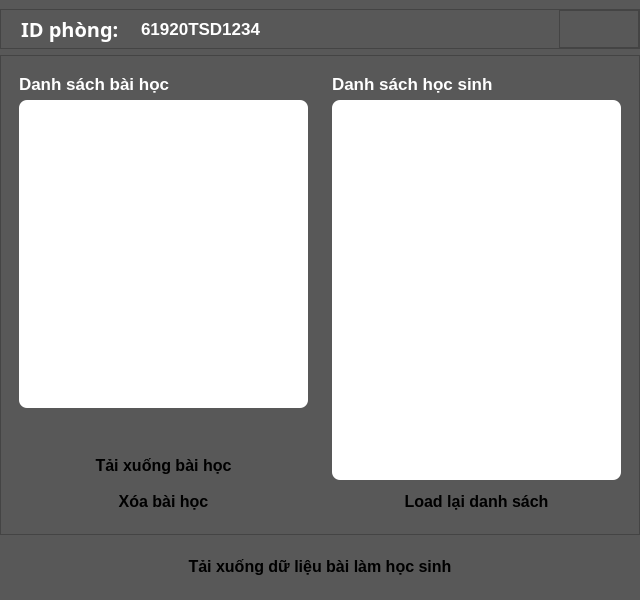
<?xml version="1.0" encoding="UTF-8"?>
<ui version="4.0">
 <class>MainWindow</class>
 <widget class="QMainWindow" name="MainWindow">
  <property name="geometry">
   <rect>
    <x>0</x>
    <y>0</y>
    <width>640</width>
    <height>600</height>
   </rect>
  </property>
  <property name="minimumSize">
   <size>
    <width>100</width>
    <height>600</height>
   </size>
  </property>
  <property name="windowTitle">
   <string>MainWindow</string>
  </property>
  <property name="styleSheet">
   <string notr="true"/>
  </property>
  <widget class="QWidget" name="centralwidget">
   <property name="styleSheet">
    <string notr="true">background-color: rgb(88, 88, 88);
</string>
   </property>
   <layout class="QVBoxLayout" name="verticalLayout">
    <property name="leftMargin">
     <number>0</number>
    </property>
    <property name="rightMargin">
     <number>0</number>
    </property>
    <item>
     <widget class="QFrame" name="Title_Bar">
      <property name="minimumSize">
       <size>
        <width>0</width>
        <height>40</height>
       </size>
      </property>
      <property name="maximumSize">
       <size>
        <width>16777215</width>
        <height>40</height>
       </size>
      </property>
      <property name="frameShape">
       <enum>QFrame::StyledPanel</enum>
      </property>
      <property name="frameShadow">
       <enum>QFrame::Raised</enum>
      </property>
      <layout class="QHBoxLayout" name="horizontalLayout">
       <property name="spacing">
        <number>20</number>
       </property>
       <property name="leftMargin">
        <number>20</number>
       </property>
       <property name="topMargin">
        <number>0</number>
       </property>
       <property name="rightMargin">
        <number>0</number>
       </property>
       <property name="bottomMargin">
        <number>0</number>
       </property>
       <item>
        <widget class="QLabel" name="label">
         <property name="minimumSize">
          <size>
           <width>100</width>
           <height>30</height>
          </size>
         </property>
         <property name="maximumSize">
          <size>
           <width>100</width>
           <height>30</height>
          </size>
         </property>
         <property name="font">
          <font>
           <family>Montserrat</family>
           <pointsize>15</pointsize>
           <weight>75</weight>
           <bold>true</bold>
          </font>
         </property>
         <property name="styleSheet">
          <string notr="true">color: rgb(255,255,255);
background: transparent;</string>
         </property>
         <property name="text">
          <string>ID phòng: </string>
         </property>
        </widget>
       </item>
       <item>
        <widget class="QLabel" name="ID_Room">
         <property name="font">
          <font>
           <pointsize>13</pointsize>
           <weight>75</weight>
           <bold>true</bold>
          </font>
         </property>
         <property name="styleSheet">
          <string notr="true">color: rgb(255,255,255);</string>
         </property>
         <property name="text">
          <string>61920TSD1234</string>
         </property>
        </widget>
       </item>
       <item>
        <widget class="QFrame" name="btn_wrap">
         <property name="minimumSize">
          <size>
           <width>80</width>
           <height>0</height>
          </size>
         </property>
         <property name="maximumSize">
          <size>
           <width>80</width>
           <height>16777215</height>
          </size>
         </property>
         <property name="frameShape">
          <enum>QFrame::StyledPanel</enum>
         </property>
         <property name="frameShadow">
          <enum>QFrame::Raised</enum>
         </property>
         <layout class="QHBoxLayout" name="horizontalLayout_2">
          <property name="spacing">
           <number>0</number>
          </property>
          <property name="leftMargin">
           <number>0</number>
          </property>
          <property name="topMargin">
           <number>0</number>
          </property>
          <property name="rightMargin">
           <number>0</number>
          </property>
          <property name="bottomMargin">
           <number>0</number>
          </property>
          <item>
           <widget class="QPushButton" name="btn_minimize">
            <property name="minimumSize">
             <size>
              <width>30</width>
              <height>30</height>
             </size>
            </property>
            <property name="maximumSize">
             <size>
              <width>30</width>
              <height>30</height>
             </size>
            </property>
            <property name="styleSheet">
             <string notr="true">QPushButton {
	background: transparent;
	border-radius: 15px;
}
QPushButton:hover {
	background: rgb(108, 108, 108);
}</string>
            </property>
            <property name="text">
             <string/>
            </property>
            <property name="icon">
             <iconset resource="Resources.qrc">
              <normaloff>:/images/icons/minimize_white.png</normaloff>:/images/icons/minimize_white.png</iconset>
            </property>
           </widget>
          </item>
          <item>
           <widget class="QPushButton" name="btn_quit">
            <property name="minimumSize">
             <size>
              <width>30</width>
              <height>30</height>
             </size>
            </property>
            <property name="maximumSize">
             <size>
              <width>30</width>
              <height>30</height>
             </size>
            </property>
            <property name="styleSheet">
             <string notr="true">QPushButton {
	background: transparent;
	border-radius: 15px;
}
QPushButton:hover {
	background: rgb(255, 0, 0);
}</string>
            </property>
            <property name="text">
             <string/>
            </property>
            <property name="icon">
             <iconset resource="Resources.qrc">
              <normaloff>:/images/icons/close_white.png</normaloff>:/images/icons/close_white.png</iconset>
            </property>
            <property name="shortcut">
             <string>Alt+X</string>
            </property>
           </widget>
          </item>
         </layout>
        </widget>
       </item>
      </layout>
     </widget>
    </item>
    <item>
     <widget class="QFrame" name="Main_Frame">
      <property name="frameShape">
       <enum>QFrame::StyledPanel</enum>
      </property>
      <property name="frameShadow">
       <enum>QFrame::Raised</enum>
      </property>
      <layout class="QGridLayout" name="gridLayout_2">
       <item row="0" column="1">
        <widget class="QFrame" name="student_list_frame">
         <property name="styleSheet">
          <string notr="true">border-radius: 8px;</string>
         </property>
         <property name="frameShape">
          <enum>QFrame::StyledPanel</enum>
         </property>
         <property name="frameShadow">
          <enum>QFrame::Raised</enum>
         </property>
         <layout class="QVBoxLayout" name="verticalLayout_3">
          <item>
           <widget class="QLabel" name="student_label">
            <property name="font">
             <font>
              <pointsize>13</pointsize>
              <weight>75</weight>
              <bold>true</bold>
             </font>
            </property>
            <property name="styleSheet">
             <string notr="true">color: rgb(255,255,255);</string>
            </property>
            <property name="text">
             <string>Danh sách học sinh</string>
            </property>
           </widget>
          </item>
          <item>
           <widget class="QListWidget" name="student_list">
            <property name="minimumSize">
             <size>
              <width>0</width>
              <height>0</height>
             </size>
            </property>
            <property name="maximumSize">
             <size>
              <width>16777215</width>
              <height>16777215</height>
             </size>
            </property>
            <property name="font">
             <font>
              <family>iCiel Effra</family>
              <pointsize>14</pointsize>
              <weight>75</weight>
              <bold>true</bold>
             </font>
            </property>
            <property name="styleSheet">
             <string notr="true">QListWidget {
	padding: 10px;
	background-color: rgb(255, 255, 255);
}

QListWidget::item {
	border-radius: 5px;
	margin: 0px 0px 10px 0px;	
	background-color: rgb(193, 193, 193);
}

QLineEdit {
	color: rgb(0,0,0);
	background-color: transparent;
}

QLabel {
	color: rgb(0,0,0);
	background-color: transparent;
}

QScrollBar{
	background : rgb(255, 255, 255);	
}

QScrollBar::handle{
	background : rgb(158, 158, 158);
	border-radius: 5px;
	margin: 3px 3px 3px 3px;
}

QScrollBar::handle::pressed{
	background : rgb(85, 85, 85);
}

QScrollBar::add-line {
	height: 0px;
}

QScrollBar::sub-line {
	height: 0px;
}

QScrollBar::add-page, QScrollBar::sub-page {
	height: 0px;
}</string>
            </property>
           </widget>
          </item>
          <item>
           <widget class="QPushButton" name="reload_btn">
            <property name="minimumSize">
             <size>
              <width>204</width>
              <height>30</height>
             </size>
            </property>
            <property name="maximumSize">
             <size>
              <width>16777215</width>
              <height>16777215</height>
             </size>
            </property>
            <property name="font">
             <font>
              <pointsize>12</pointsize>
              <weight>75</weight>
              <bold>true</bold>
             </font>
            </property>
            <property name="styleSheet">
             <string notr="true">QPushButton {
	background-color: rgb(255, 255, 255);
	border-radius: 10px;
	color: rgb(0,0,0);
}

QPushButton:hover {
	color: rgb(255, 255, 255);
	background-color: rgba(0, 0, 0, 150);
}

QPushButton:pressed {
	color: rgb(255, 255, 255);
	background-color: rgb(0, 0, 0);
}r</string>
            </property>
            <property name="locale">
             <locale language="Vietnamese" country="Vietnam"/>
            </property>
            <property name="text">
             <string>Load lại danh sách</string>
            </property>
            <property name="icon">
             <iconset resource="Resources.qrc">
              <normaloff>:/images/icons/loading.png</normaloff>:/images/icons/loading.png</iconset>
            </property>
            <property name="iconSize">
             <size>
              <width>30</width>
              <height>30</height>
             </size>
            </property>
           </widget>
          </item>
         </layout>
        </widget>
       </item>
       <item row="0" column="0">
        <widget class="QFrame" name="lesson_list_frame">
         <property name="styleSheet">
          <string notr="true">border-radius: 8px;</string>
         </property>
         <property name="frameShape">
          <enum>QFrame::StyledPanel</enum>
         </property>
         <property name="frameShadow">
          <enum>QFrame::Raised</enum>
         </property>
         <layout class="QGridLayout" name="gridLayout_3">
          <item row="2" column="0">
           <widget class="QPushButton" name="add_btn">
            <property name="minimumSize">
             <size>
              <width>0</width>
              <height>30</height>
             </size>
            </property>
            <property name="maximumSize">
             <size>
              <width>16777215</width>
              <height>16777215</height>
             </size>
            </property>
            <property name="font">
             <font>
              <pointsize>12</pointsize>
              <weight>75</weight>
              <bold>true</bold>
             </font>
            </property>
            <property name="styleSheet">
             <string notr="true">QPushButton {
	background-color: rgb(255, 255, 255);
	border-radius: 10px;
	color: rgb(0,0,0);
}

QPushButton:hover {
	color: rgb(255, 255, 255);
	background-color: rgba(0, 0, 0, 150);
}

QPushButton:pressed {
	color: rgb(255, 255, 255);
	background-color: rgb(0, 0, 0);
}r</string>
            </property>
            <property name="locale">
             <locale language="Vietnamese" country="Vietnam"/>
            </property>
            <property name="text">
             <string/>
            </property>
            <property name="icon">
             <iconset resource="Resources.qrc">
              <normaloff>:/images/icons/plus.png</normaloff>:/images/icons/plus.png</iconset>
            </property>
           </widget>
          </item>
          <item row="1" column="0">
           <widget class="QListWidget" name="lesson_list">
            <property name="minimumSize">
             <size>
              <width>0</width>
              <height>0</height>
             </size>
            </property>
            <property name="maximumSize">
             <size>
              <width>16777215</width>
              <height>16777215</height>
             </size>
            </property>
            <property name="font">
             <font>
              <family>iCiel Effra</family>
              <pointsize>14</pointsize>
              <weight>75</weight>
              <bold>true</bold>
             </font>
            </property>
            <property name="styleSheet">
             <string notr="true">QListWidget {
	padding: 10px;
	background-color: rgb(255, 255, 255);
}

QListWidget::item {
	border-radius: 5px;
	margin: 0px 0px 10px 0px;	
	background-color: rgb(193, 193, 193);
}

QLineEdit {
	color: rgb(0,0,0);
	background-color: transparent;
}

QLabel {
	color: rgb(0,0,0);
	background-color: transparent;
}

QScrollBar{
	background : rgb(255, 255, 255);	
}

QScrollBar::handle{
	background : rgb(158, 158, 158);
	border-radius: 5px;
	margin: 3px 3px 3px 3px;
}

QScrollBar::handle::pressed{
	background : rgb(85, 85, 85);
}

QScrollBar::add-line {
	height: 0px;
}

QScrollBar::sub-line {
	height: 0px;
}

QScrollBar::add-page, QScrollBar::sub-page {
	height: 0px;
}</string>
            </property>
           </widget>
          </item>
          <item row="4" column="0">
           <widget class="QPushButton" name="download_btn">
            <property name="minimumSize">
             <size>
              <width>130</width>
              <height>30</height>
             </size>
            </property>
            <property name="maximumSize">
             <size>
              <width>16777215</width>
              <height>16777215</height>
             </size>
            </property>
            <property name="font">
             <font>
              <pointsize>12</pointsize>
              <weight>75</weight>
              <bold>true</bold>
             </font>
            </property>
            <property name="styleSheet">
             <string notr="true">QPushButton {
	background-color: rgb(255, 255, 255);
	border-radius: 10px;
	color: rgb(0,0,0);
}

QPushButton:hover {
	color: rgb(255, 255, 255);
	background-color: rgba(0, 0, 0, 150);
}

QPushButton:pressed {
	color: rgb(255, 255, 255);
	background-color: rgb(0, 0, 0);
}r</string>
            </property>
            <property name="locale">
             <locale language="Vietnamese" country="Vietnam"/>
            </property>
            <property name="text">
             <string>Tải xuống bài học</string>
            </property>
           </widget>
          </item>
          <item row="0" column="0">
           <widget class="QLabel" name="lessong_label">
            <property name="font">
             <font>
              <pointsize>13</pointsize>
              <weight>75</weight>
              <bold>true</bold>
             </font>
            </property>
            <property name="styleSheet">
             <string notr="true">color: rgb(255,255,255);</string>
            </property>
            <property name="text">
             <string>Danh sách bài học</string>
            </property>
           </widget>
          </item>
          <item row="5" column="0">
           <widget class="QPushButton" name="del_lesson_btn">
            <property name="minimumSize">
             <size>
              <width>130</width>
              <height>30</height>
             </size>
            </property>
            <property name="maximumSize">
             <size>
              <width>16777215</width>
              <height>16777215</height>
             </size>
            </property>
            <property name="font">
             <font>
              <pointsize>12</pointsize>
              <weight>75</weight>
              <bold>true</bold>
             </font>
            </property>
            <property name="styleSheet">
             <string notr="true">QPushButton {
	background-color: rgb(255, 255, 255);
	border-radius: 10px;
	color: rgb(0,0,0);
}

QPushButton:hover {
	color: rgb(255, 255, 255);
	background-color: rgba(0, 0, 0, 150);
}

QPushButton:pressed {
	color: rgb(255, 255, 255);
	background-color: rgb(0, 0, 0);
}r</string>
            </property>
            <property name="locale">
             <locale language="Vietnamese" country="Vietnam"/>
            </property>
            <property name="text">
             <string>Xóa bài học</string>
            </property>
           </widget>
          </item>
         </layout>
        </widget>
       </item>
      </layout>
     </widget>
    </item>
    <item>
     <widget class="QFrame" name="ButtonFrame">
      <property name="minimumSize">
       <size>
        <width>0</width>
        <height>50</height>
       </size>
      </property>
      <property name="maximumSize">
       <size>
        <width>16777215</width>
        <height>50</height>
       </size>
      </property>
      <property name="styleSheet">
       <string notr="true">border-radius: 8px;</string>
      </property>
      <property name="frameShape">
       <enum>QFrame::StyledPanel</enum>
      </property>
      <property name="frameShadow">
       <enum>QFrame::Raised</enum>
      </property>
      <layout class="QGridLayout" name="gridLayout">
       <item row="0" column="4">
        <widget class="QPushButton" name="download_info_btn">
         <property name="minimumSize">
          <size>
           <width>130</width>
           <height>30</height>
          </size>
         </property>
         <property name="maximumSize">
          <size>
           <width>16777215</width>
           <height>16777215</height>
          </size>
         </property>
         <property name="font">
          <font>
           <pointsize>12</pointsize>
           <weight>75</weight>
           <bold>true</bold>
          </font>
         </property>
         <property name="styleSheet">
          <string notr="true">QPushButton {
	background-color: rgb(255, 255, 255);
	border-radius: 10px;
	color: rgb(0,0,0);
}

QPushButton:hover {
	color: rgb(255, 255, 255);
	background-color: rgba(0, 0, 0, 150);
}

QPushButton:pressed {
	color: rgb(255, 255, 255);
	background-color: rgb(0, 0, 0);
}r</string>
         </property>
         <property name="locale">
          <locale language="Vietnamese" country="Vietnam"/>
         </property>
         <property name="text">
          <string>Tải xuống dữ liệu bài làm học sinh</string>
         </property>
        </widget>
       </item>
      </layout>
     </widget>
    </item>
   </layout>
  </widget>
 </widget>
 <resources>
  <include location="Resources.qrc"/>
 </resources>
 <connections/>
</ui>
